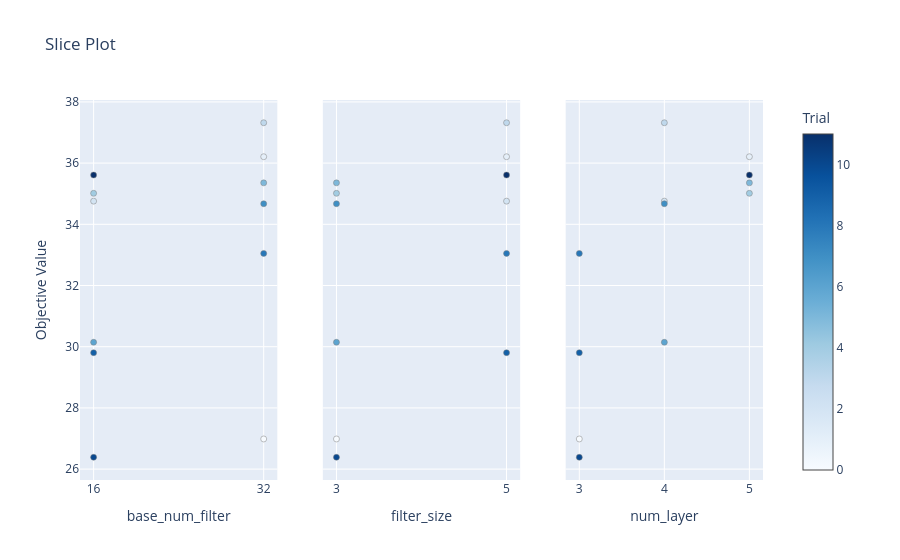

The code cell stored with this chart in its notebook:
### Code cell
optuna.visualization.plot_slice(study)

### Figure 1 — Plotly figure (JSON) as saved in the notebook; plotly's stock layout.template omitted (floating-point values rounded to 4 significant figures)
{"data": [{"marker": {"color": [0, 1, 2, 3, 4, 5, 6, 7, 8, 9, 10, 11], "colorbar": {"title": {"text": "Trial"}, "x": 1, "xpad": 40}, "colorscale": [[0, "rgb(247,251,255)"], [0.125, "rgb(222,235,247)"], [0.25, "rgb(198,219,239)"], [0.375, "rgb(158,202,225)"], [0.5, "rgb(107,174,214)"], [0.625, "rgb(66,146,198)"], [0.75, "rgb(33,113,181)"], [0.875, "rgb(8,81,156)"], [1, "rgb(8,48,107)"]], "line": {"color": "Grey", "width": 0.5}, "showscale": true}, "mode": "markers", "name": "Feasible Trial", "showlegend": false, "type": "scatter", "x": [32, 32, 16, 32, 16, 32, 16, 32, 32, 16, 16, 16], "xaxis": "x", "y": [26.99, 36.21, 34.76, 37.32, 35.01, 35.35, 30.15, 34.67, 33.05, 29.8, 26.39, 35.61], "yaxis": "y"}, {"marker": {"color": [0, 1, 2, 3, 4, 5, 6, 7, 8, 9, 10, 11], "colorbar": {"title": {"text": "Trial"}, "x": 1, "xpad": 40}, "colorscale": [[0, "rgb(247,251,255)"], [0.125, "rgb(222,235,247)"], [0.25, "rgb(198,219,239)"], [0.375, "rgb(158,202,225)"], [0.5, "rgb(107,174,214)"], [0.625, "rgb(66,146,198)"], [0.75, "rgb(33,113,181)"], [0.875, "rgb(8,81,156)"], [1, "rgb(8,48,107)"]], "line": {"color": "Grey", "width": 0.5}, "showscale": false}, "mode": "markers", "name": "Feasible Trial", "showlegend": false, "type": "scatter", "x": [3, 5, 5, 5, 3, 3, 3, 3, 5, 5, 3, 5], "xaxis": "x2", "y": [26.99, 36.21, 34.76, 37.32, 35.01, 35.35, 30.15, 34.67, 33.05, 29.8, 26.39, 35.61], "yaxis": "y2"}, {"marker": {"color": [0, 1, 2, 3, 4, 5, 6, 7, 8, 9, 10, 11], "colorbar": {"title": {"text": "Trial"}, "x": 1, "xpad": 40}, "colorscale": [[0, "rgb(247,251,255)"], [0.125, "rgb(222,235,247)"], [0.25, "rgb(198,219,239)"], [0.375, "rgb(158,202,225)"], [0.5, "rgb(107,174,214)"], [0.625, "rgb(66,146,198)"], [0.75, "rgb(33,113,181)"], [0.875, "rgb(8,81,156)"], [1, "rgb(8,48,107)"]], "line": {"color": "Grey", "width": 0.5}, "showscale": false}, "mode": "markers", "name": "Feasible Trial", "showlegend": false, "type": "scatter", "x": [3, 5, 4, 4, 5, 5, 4, 4, 3, 3, 3, 5], "xaxis": "x3", "y": [26.99, 36.21, 34.76, 37.32, 35.01, 35.35, 30.15, 34.67, 33.05, 29.8, 26.39, 35.61], "yaxis": "y3"}], "layout": {"title": {"text": "Slice Plot"}, "xaxis": {"anchor": "y", "categoryarray": [16, 32], "categoryorder": "array", "domain": [0, 0.2889], "title": {"text": "base_num_filter"}, "type": "category"}, "xaxis2": {"anchor": "y2", "categoryarray": [3, 5], "categoryorder": "array", "domain": [0.3556, 0.6444], "title": {"text": "filter_size"}, "type": "category"}, "xaxis3": {"anchor": "y3", "categoryarray": [3, 4, 5], "categoryorder": "array", "domain": [0.7111, 1], "title": {"text": "num_layer"}, "type": "category"}, "yaxis": {"anchor": "x", "domain": [0, 1], "title": {"text": "Objective Value"}}, "yaxis2": {"anchor": "x2", "domain": [0, 1], "matches": "y", "showticklabels": false}, "yaxis3": {"anchor": "x3", "domain": [0, 1], "matches": "y", "showticklabels": false}}}
